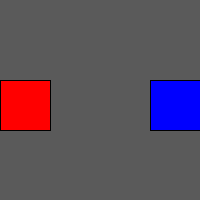
Frame 1 (no input)
Frame 60 (the mouse pressed at the canvas centre just before this capture): identical to frame 1, image omitted
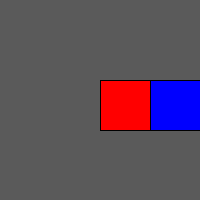
Frame 120 (the mouse held since frame 60 and released just before this capture)

The Processing sketch that drew these frames (run headless with seeded random() and noise(); from frame 60 on, the mouse is pressed at the canvas centre):

// Processing sketch: ej_01
// ── ej_01.pde
/******************************************/
/*Processing en el Universo del Videojuego*/
/*Unidad 5: Colisiones                    */
/*Ejemplo 01: Calcular Distancia          */
/*                                        */
/* ibuioli@gmail.com                      */
/* jaimeperezmarin@gmail.com              */
/******************************************/

float x1, y1, x2, y2;  //Creación de las variables
float d;               //Distancia

void setup() {
 size(200, 200);
 
 y1 = 80;
 x2 = 150;
 y2 = 80;
}

void draw() {
  background(90);  //Actualiza el Fondo
  
  x1 = mouseX;
  
  pushStyle();
  fill(255, 0, 0);
  rect(x1, y1, 50, 50);
  popStyle();
  
  pushStyle();
  fill(0, 0, 255);
  rect(x2, y2, 50, 50);
  popStyle();
  
  d = dist(x1, y1, x2, y2);  //Calcula distancia
  
  //Imprime distancia en la Consola
  //Cuanto más cerca, el valor es menor
  println(d);
}
